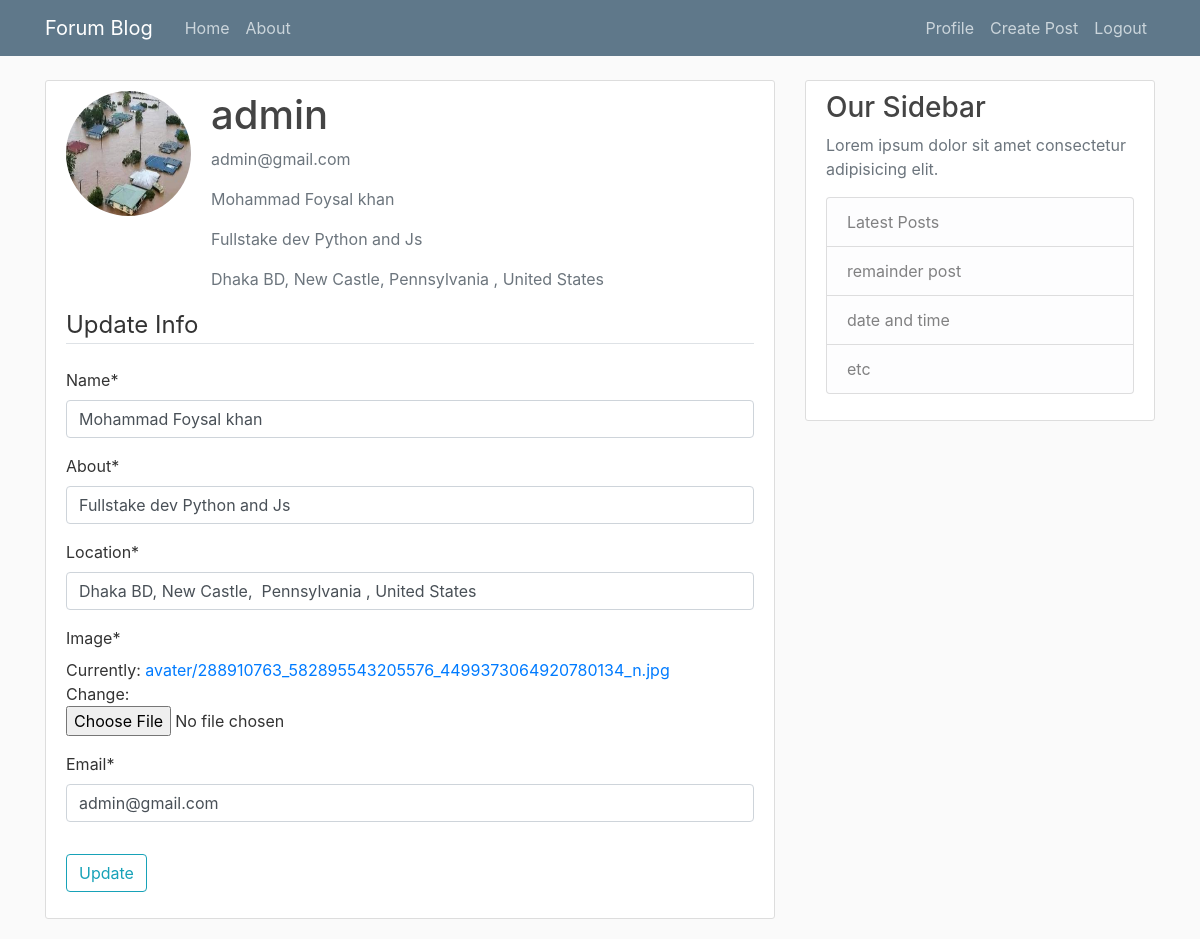
/profile/ (signed in), run on the app's committed database.
### user/models.py (models this page shows, shortened)
class Profile(models.Model):
    user = models.OneToOneField(User, on_delete=models.CASCADE, null=True, blank=True)
    name = models.CharField(max_length=255, null = True, blank= False)
    about = models.CharField(max_length=1000, null = True, blank= False)
    location = models.CharField(max_length=255, null = True, blank= False)
    image = models.ImageField(default='nophoto.jpg', upload_to = 'avater/', null = True, blank= False)

### user/views.py (the view)
# urls.py: path('profile/', user_views.profile, name= 'profile'),
def profile(request):
    if request.method == 'POST':
        u_form = UserUpdateForm(request.POST,instance=request.user)
        p_form = ProfileUpdateForm(request.POST, request.FILES, instance=request.user.profile)
        if u_form.is_valid() and p_form.is_valid():
            u_form.save()
            p_form.save()
            messages.success(request, f'Your account has been updated!')
            return redirect('profile')
    else:
        u_form = UserUpdateForm(instance=request.user)
        p_form = ProfileUpdateForm(instance=request.user.profile)
    context = {
        'u_form': u_form,
        'p_form': p_form
    }
    return render(request, 'user/profile.html',context )

### user/forms.py
class UserUpdateForm(forms.ModelForm):
    email = forms.EmailField()
    class Meta:
        model = User
        fields = ['email']

class ProfileUpdateForm(forms.ModelForm):
    class Meta:
        model = Profile
        fields = ['name','about','location','image']

### user/templates/user/profile.html (shortened to what this page needs)
{% extends "blog/base.html" %}
{% load crispy_forms_tags %}
{% block content %}
    <div class="content-section">
      <div class="media">
        <img class="rounded-circle account-img" src="{{ user.profile.image.url }}">
        <div class="media-body">
          <h2 class="account-heading">{{ user.username }}</h2>
          <p class="text-secondary">{{ user.email }}</p>
          <p class="text-secondary">{{user.profile.name }}</p>
          <p class="text-secondary">{{user.profile.about }}</p>
          <p class="text-secondary">{{user.profile.location }}</p>
        </div>
      </div>
      <form method="POST" enctype="multipart/form-data">
          <fieldset class="form-group">
              <legend class="border-bottom mb-4">Update Info</legend>
              {{p_form|crispy}}
              {{u_form|crispy}}
          </fieldset>
          <div class="form-group">
              <button class="btn btn-outline-info" type="submit">Update</button>
          </div>
      </form>
    </div>
{% endblock content %}

### blog/static/blog/main.css (style rules this page uses)
body { background: #fafafa; color: #333333; margin-top: 5rem; }
h1, h2, h3, h4, h5, h6 { color: #444444; }
.content-section { background: #ffffff; padding: 10px 20px; border: 1px solid #dddddd; border-radius: 3px; margin-bottom: 20px; }
.account-img { height: 125px; width: 125px; margin-right: 20px; margin-bottom: 16px; }
.account-heading { font-size: 2.5rem; }

### data on the page
Profile: name "Mohammad Foysal khan", about "Fullstake dev Python and Js", location "Dhaka BD, New Castle, Pennsylvania , United States"

### other printed values
{{ user.username }} "admin"
{{ user.email }} "admin@gmail.com"
{{ user.profile.name }} "Mohammad Foysal khan"
{{ user.profile.about }} "Fullstake dev Python and Js"
{{ user.profile.location }} "Dhaka BD, New Castle, Pennsylvania , United States"
